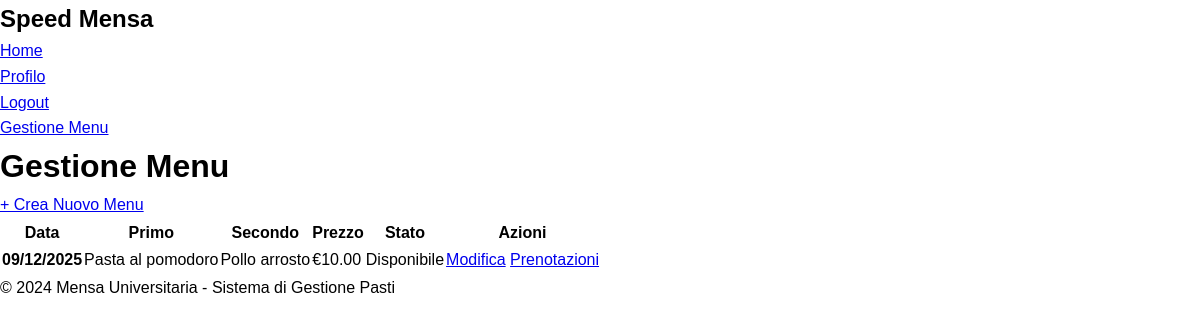
Page /gestore/menu (signed in) on the committed database.
### app/models.py (models this page shows, shortened)
class MenuGiornaliero(db.Model):
    id: so.Mapped[int] = so.mapped_column(primary_key=True)
    data: so.Mapped[date] = so.mapped_column(sa.Date, index=True, unique=True)
    primo: so.Mapped[str] = so.mapped_column(sa.String(200))
    secondo: so.Mapped[str] = so.mapped_column(sa.String(200))
    contorno: so.Mapped[str] = so.mapped_column(sa.String(200))
    frutta: so.Mapped[Optional[str]] = so.mapped_column(sa.String(200))
    dolce: so.Mapped[Optional[str]] = so.mapped_column(sa.String(200))
    prezzo: so.Mapped[float] = so.mapped_column(default=5.0)
    disponibile: so.Mapped[bool] = so.mapped_column(default=True)
    gestore_id: so.Mapped[int] = so.mapped_column(sa.ForeignKey(User.id), index=True)
    created_at: so.Mapped[datetime] = so.mapped_column(default=lambda: datetime.now(timezone.utc))
    gestore: so.Mapped[User] = so.relationship(back_populates='menu_creati')
    prenotazioni: so.WriteOnlyMapped['Prenotazione'] = so.relationship(back_populates='menu')

### app/routes.py (the view)
@app.route('/gestore/menu')
@login_required
@gestore_required
def gestore_menu():
    menu_query = sa.select(MenuGiornaliero).where(
        MenuGiornaliero.gestore_id == current_user.id
    ).order_by(MenuGiornaliero.data.desc())
    menu_list = db.session.scalars(menu_query).all()
    return render_template('gestore/menu_list.html', title='I Miei Menu', menu_list=menu_list)

### app/models.py (called while the page is built)
@login.user_loader
def load_user(id):
    return db.session.get(User, int(id))

### app/routes.py (called while the page is built)
def gestore_required(f):
    @wraps(f)
    def decorated_function(*args, **kwargs):
        if not current_user.is_authenticated or not current_user.is_gestore:
            flash('Devi essere un gestore per accedere a questa pagina.')
            return redirect(url_for('index'))
        return f(*args, **kwargs)
    return decorated_function

### app/templates/gestore/menu_list.html (shortened to what this page needs)
{% extends "base.html" %} {% block content %}
<div class="header-section">
  <h1>Gestione Menu</h1>
  <a href="{{ url_for('crea_menu') }}" class="btn btn-success"
    >+ Crea Nuovo Menu</a
  >
</div>
{% if menu_list %}
<div class="menu-table">
  <table>
    <thead>
      <tr>
        <th>Data</th>
        <th>Primo</th>
        <th>Secondo</th>
        <th>Prezzo</th>
        <th>Stato</th>
        <th>Azioni</th>
      </tr>
    </thead>
    <tbody>
      {% for menu in menu_list %}
      <tr>
        <td><strong>{{ menu.data.strftime('%d/%m/%Y') }}</strong></td>
        <td>{{ menu.primo }}</td>
        <td>{{ menu.secondo }}</td>
        <td>€{{ "%.2f"|format(menu.prezzo) }}</td>
        <td>
          {% if menu.disponibile %}
          <span class="status-badge status-disponibile">Disponibile</span>
          {% else %}
          <span class="status-badge status-non-disponibile"
            >Non Disponibile</span
          >
          {% endif %}
        </td>
        <td>
          <div class="action-buttons">
            <a
              href="{{ url_for('modifica_menu', menu_id=menu.id) }}"
              class="btn btn-small"
              >Modifica</a
            >
            <a
              href="{{ url_for('visualizza_prenotazioni_menu', menu_id=menu.id) }}"
              class="btn btn-small"
              >Prenotazioni</a
            >
          </div>
        </td>
      </tr>
      {% endfor %}
    </tbody>
  </table>
</div>
{% endif %} {% endblock %}

### app/static/style.css (style rules this page uses)
* { margin: 0; padding: 0; box-sizing: border-box; }
body { font-family:Arial, Helvetica, sans-serif; line-height: 1.6; color: black; background-color: white; }

### rows in the picture
MenuGiornaliero: data "09/12/2025", primo "Pasta al pomodoro", secondo "Pollo arrosto", prezzo "10.00", disponibile "Disponibile"
